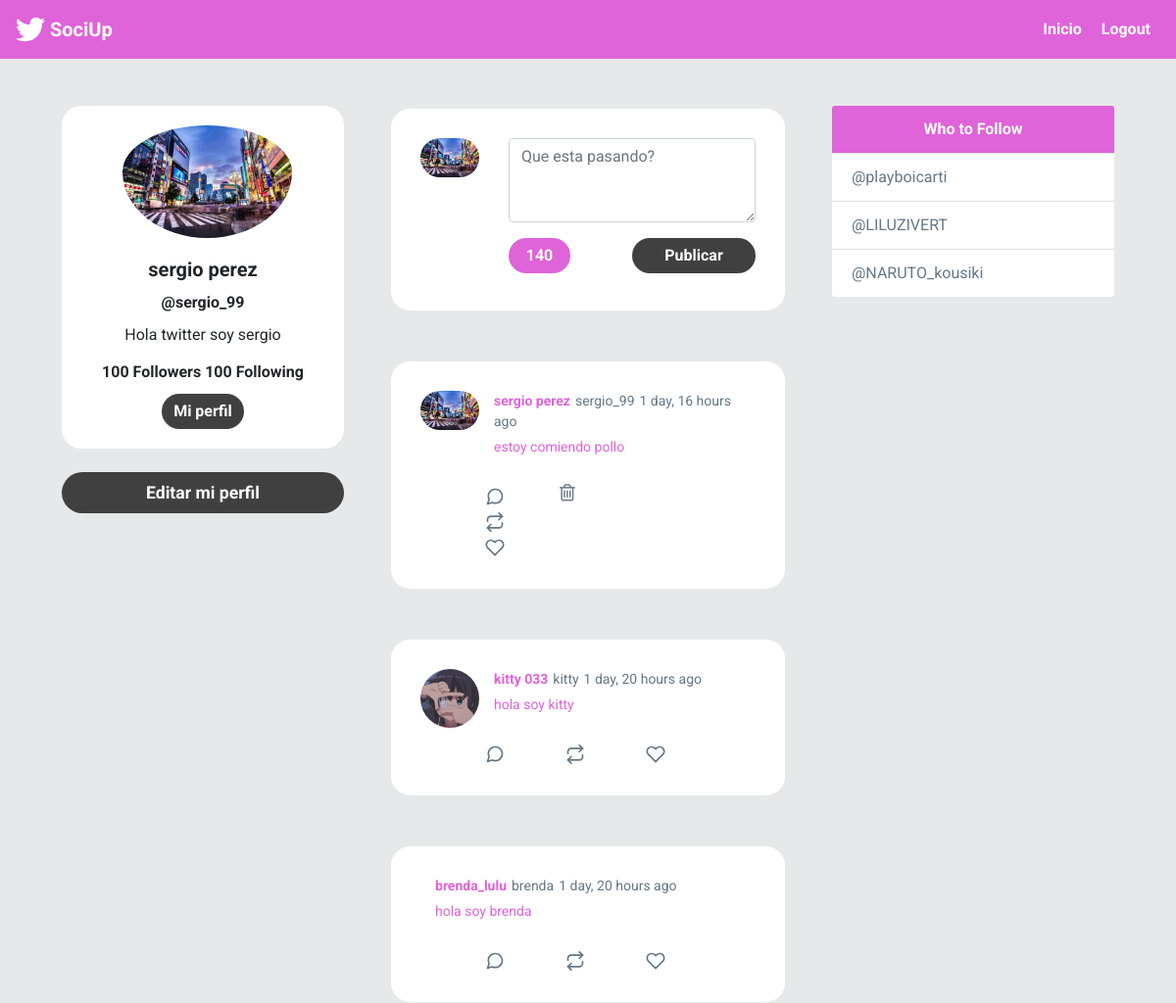
The page / (signed in) on the database its author committed.
### twitter/models.py (models this page shows, shortened)
class Profile(models.Model):
    user=models.OneToOneField(User,on_delete=models.CASCADE)
    bio=models.CharField(default="Hola Wordl",max_length=200)
    image=models.ImageField(default='default.png')

class Post(models.Model):
    timestamp=models.DateTimeField(default=timezone.now)
    content=models.TextField(default='hola')
    user=models.ForeignKey(User,on_delete=models.CASCADE, related_name='posts')
    class Meta:
        ordering=['-timestamp']

### twitter/views.py (the view)
# urls.py: path('',home,name="home"),
def home(request):
    posts=Post.objects.all()
    if request.method == 'POST':
        form=PostForm(request.POST)
        if form.is_valid():
            post=form.save(commit=False)
            post.user=request.user
            post.save()
            return redirect('home')
    else:
        form=PostForm()
    context={'posts':posts,'form':form}
    return render(request,'twitter/newsfeed.html',context)

### twitter/forms.py
class PostForm(forms.ModelForm):
    content=forms.CharField(widget=forms.Textarea(attrs={'class':'form-control w-100','id':'contentBox','rows':'3','placeholder':'Que esta pasando?'}))
    class Meta:
        model=Post
        fields=['content']

### twitter/templates/twitter/newsfeed.html (shortened to what this page needs)
{% extends 'twitter/layout.html' %}
{% block content %}
{% load humanize %}
<div id="main" class="container-fluid d-flex">
    <div class="sidebar m-5 d-none d-md-block">
        <div class="">
            <div class="card " style="width: 18rem; text-align:center;border-radius: 20px;">
                <img class="card-img-top rounded-circle"
                    style="width:60%; position: relative;left: 62px;padding-top: 20px;"
                    src="{{ request.user.profile.image.url }}" alt="Card image cap">
                <div class="card-body">
                    <h5 class="card-title font-weight-bold">{{ request.user.first_name }}</h5>
                    <h6 class="card-title font-weight-bold">@{{request.user}}</h6>
                    <p class="card-text">{{ request.user.profile.bio }}</p>
                    <h6 class="card-title font-weight-bold">
                        100 Followers
                        100 Following
                    </h6>
                    <a href="{% url 'editar' %}" class="btn  text-white rounded-pill">Mi perfil</a>
                </div>
            </div>
            <a id="addATweetLeft" onclick="addTweet()" type="button"
                style="border-radius: 30px; font-size: 1.1rem; font-weight:bold;"
                class="btn btn-lg btn-block mt-4 text-white " href="{% url 'editar'%}">Editar mi perfil</a>
        </div>
    </div>
    <div class="content">
        <div id="inputTweetArea" class="tweet-wrap">
            <div class="d-flex">
                <div class="col-xs">
                    <img  src="{{ request.user.profile.image.url }}" alt=""
                        class="avator"  >
                </div>
                <form class="col pr-0" method="post">
                    {{form.content}}
                    <div class="container d-flex" style="padding: 1rem 0 0 0;">
                        <div id="leftBtn">
                            <div id="charBadge" class="badge badge-pill badge-primary ml-2"
                                style="display: flex;align-items: center;width: 50%;justify-content: center;">
                                <div id="charCountArea">140</div>
                            </div>
                        </div>
                        <div id="rightBtn">
                            <button class="btn rounded-pill" style="width: 100%;">Publicar</button>
                        </div>
                    </div>
                </form>
            </div>
        </div>
        {% for post in posts %}
        <div id="tweetCards">
            <div class="tweet-wrap" style="border-radius:20px">
                <div class="tweet-header">
                    <img  src="{{ post.user.profile.image.url }}"
                        alt="" class="avator">
                    <div class="tweet-header-info">
                        <a href="{% url 'profile' post.user %}">
                        {{ post.user.first_name }}<span>{{ post.user }}</span><span>{{ post.timestamp|naturaltime }}
                        </span>
                        <p>{{ post.content }}</p>
                    </div>
                </div>
                <div class="tweet-info-counts">
                    <div class="comments">
                        <button style="background: white; border: none;">
                        </button>
                    </div>
                    <div class="retweets">
                        <button style="background: white; border: none;">
                        </button>
                    </div>
                    <div class="likes">
                        <button style="background: white; border: none;">
                        </button>
                    </div>
                    {% if request.user == post.user %}
                    <div class="trash">
                        <a href="{% url 'delete' post.id %}" style="background: white; border: none;">
                            <i class="fa fa-trash-o" style="color:#657786; font-size: 20px" aria-hidden="true"></i>
                        </a>
                    </div>
                    {% endif %}
                </div>
            </div>
        </div>
        {% endfor %}
    </div>
    <div class="sidebar m-5 d-none d-xl-block">
        <div class="card" style="width: 18rem;">
            <div class="card-header">
                Who to Follow
            </div>
            <ul class="list-group list-group-flush">
                <li class="list-group-item"><a href="https://twitter.com/playboicarti"
                        style="text-decoration: none;color: #657787;">@playboicarti</a></li>
                <li class="list-group-item"><a href="https://twitter.com/LILUZIVERT"
                        style="text-decoration: none;color: #657787;">@LILUZIVERT</a></li>
                <li class="list-group-item"><a href="https://twitter.com/NARUTO_kousiki"
                        style="text-decoration: none;color: #657787;">@NARUTO_kousiki</a></li>
            </ul>
        </div>
    </div>
</div>
{% endblock content %}

### twitter/static/css/style.css (style rules this page uses)
body { background: #E6E8E9; ; font-family: 'Asap', sans-serif; font-family: 'Roboto', sans-serif; }
img { max-width: 100%; }
.avator { border-radius: 100px; width: 60px; margin-right: 15px; }
.card { border: none; }
.card-header { background-color: #df63d9 ; color: white; text-align: center; font-weight: bold; border: none; }
#main { justify-content: center; }
#inputTweetArea { border-radius: 20px; }
#leftBtn { width: 50%; text-align: left; padding: 0; }
#rightBtn { width: 50%; text-align: right; padding: 0; }
.tweet-wrap { max-width: 490px; background: #fff; margin: 0 auto; margin-top: 50px; border-radius: 3px; padding: 30px; border-bottom: 1px solid #e6ecf0; border-top: 1px solid #e6ecf0; }
.tweet-header { display: flex; align-items: flex-start; font-size: 14px; }
.tweet-header-info { font-weight: bold; }
.tweet-header-info span { color: #657786; font-weight: normal; margin-left: 5px; }
.tweet-header-info p { font-weight: normal; margin-top: 5px; }
.tweet-info-counts { display: flex; margin-left: 60px; margin-top: 10px; }
.tweet-info-counts div { display: flex; margin-right: 20px; }
.tweet-info-counts div svg { color: #657786; margin-right: 10px; }
.btn { background-color: #414040 ; border-style: none; font-weight: bold; color: white; }
#charBadge { background-color: #df63d9 ; position: relative; left: -8px; font-size: 1rem; height: 100%; }
a:link { color: #df63d9 ; text-decoration: none; }

### rows shown on the page
Post: user.profile.image (picture), user.first_name "sergio perez", user "sergio_99", timestamp "1 day, 16 hours ago", content "estoy comiendo pollo"
Post: user.profile.image (picture), user.first_name "kitty 033", user "kitty", timestamp "1 day, 20 hours ago", content "hola soy kitty"
Post: user.first_name "brenda_lulu", user "brenda", timestamp "1 day, 20 hours ago", content "hola soy brenda"

### other values the page prints
{{ request.user.first_name }} "sergio perez"
{{ request.user }} "sergio_99"
{{ request.user.profile.bio }} "Hola twitter soy sergio"
